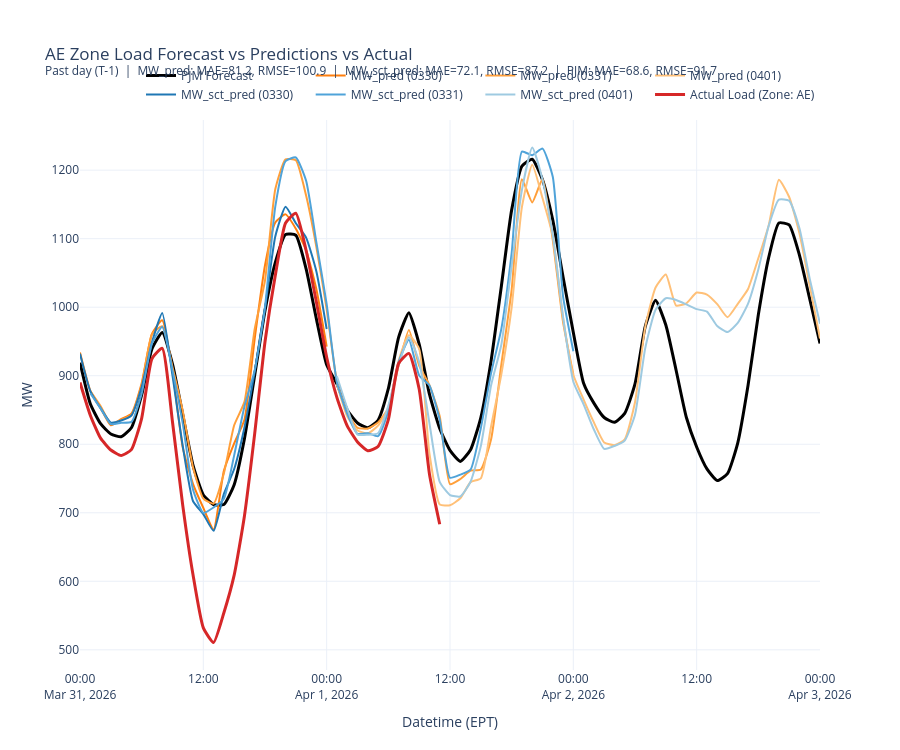
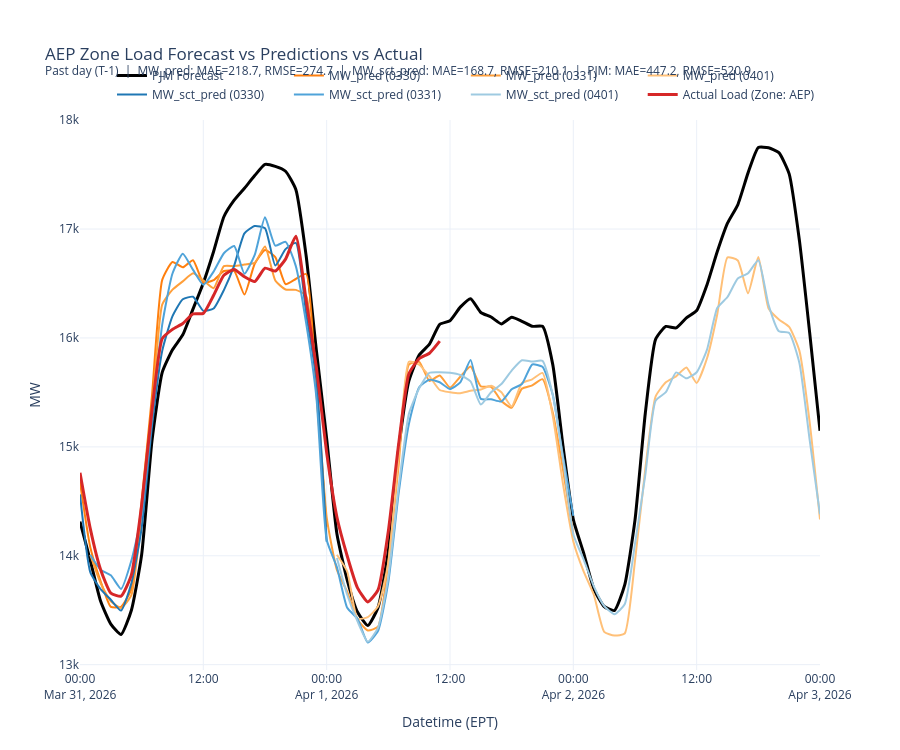
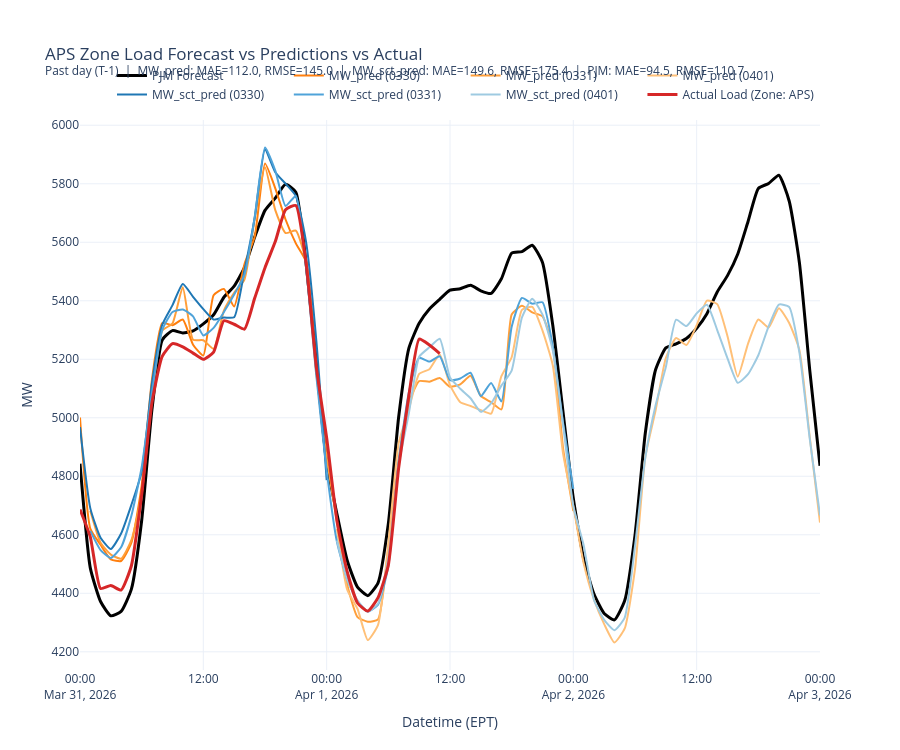
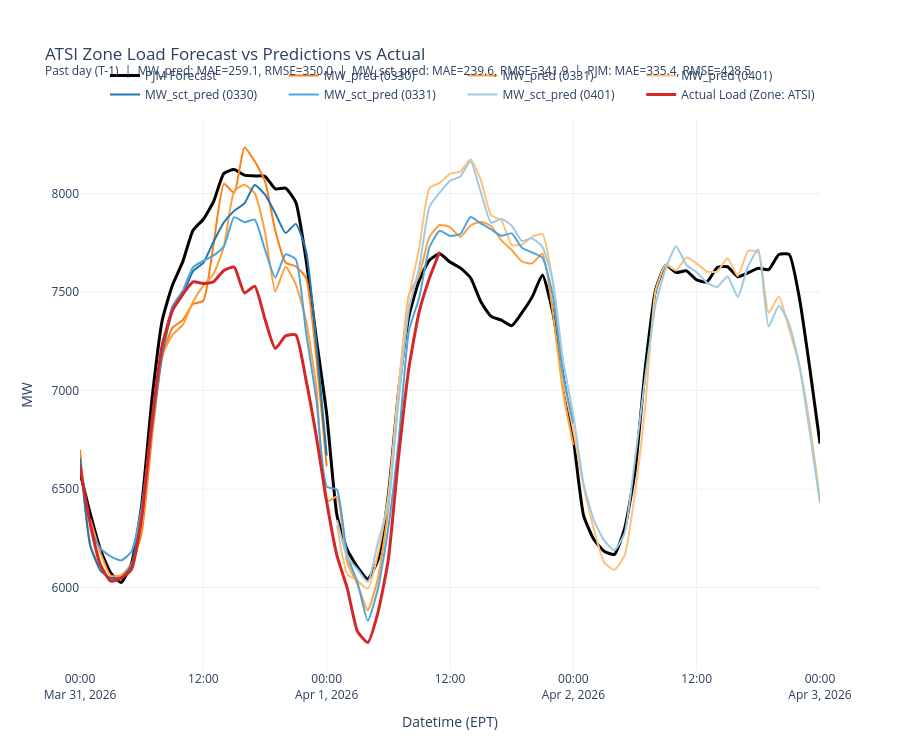

Source (notebook cell) for these figures, in order:
### Markdown cell above
## All zone

### Code cell
sm_fct = 0.5  # smoothing

today = (pd.Timestamp.today() - pd.Timedelta(days=offset)).normalize()

cut_d1_start = today - pd.Timedelta(days=1)                           # T-1 00:00:00
cut_d1_end   = today - pd.Timedelta(seconds=1)                        # T-1 23:59:59
cut_d2_start = today                                                  # T 00:00:00
cut_d2_end   = today + pd.Timedelta(days=1) - pd.Timedelta(seconds=1) # T 23:59:59
cut_d3_start = today + pd.Timedelta(days=1)                           # T+1 00:00:00


def calc_mae_rmse(df, pred_col, actual_col="load_mw_hourly_avg"):
    tmp = df[[pred_col, actual_col]].dropna().copy()
    if tmp.empty:
        return np.nan, np.nan
    err = tmp[pred_col] - tmp[actual_col]
    mae = np.abs(err).mean()
    rmse = np.sqrt((err ** 2).mean())
    return mae, rmse


all_areas = sorted(hourly_load_0["area"].dropna().unique())

for selected_area in all_areas:
    # Filter actuals
    actual_zone = (
        hourly_load_0[
            (hourly_load_0["area"] == selected_area) &
            (
                hourly_load_0["datetime_ending_ept"] >=
                ((pd.Timestamp.today() - pd.Timedelta(days=offset)).normalize() - pd.Timedelta(days=1))
            )
        ]
        .sort_values("datetime_ending_ept")
        .copy()
    )

    actual_d1 = actual_zone[
        (actual_zone["datetime_ending_ept"] >= cut_d1_start) &
        (actual_zone["datetime_ending_ept"] <= cut_d1_end)
    ][["datetime_ending_ept", "load_mw_hourly_avg"]].copy()

    # Filter prediction data
    zp2 = zone_pred_2[zone_pred_2["area"] == selected_area].copy()
    zp1 = zone_pred_1[zone_pred_1["area"] == selected_area].copy()
    zp0 = zone_pred_0[zone_pred_0["area"] == selected_area].copy()

    zs2 = zone_sector_2[zone_sector_2["area"] == selected_area].copy()
    zs1 = zone_sector_1[zone_sector_1["area"] == selected_area].copy()
    zs0 = zone_sector_0[zone_sector_0["area"] == selected_area].copy()

    # Build stitched PJM forecast
    forecast_part1 = zp2[
        (zp2["datetime_ending_ept"] >= cut_d1_start) &
        (zp2["datetime_ending_ept"] <= cut_d1_end)
    ][["datetime_ending_ept", "forecast_load_mw"]]

    forecast_part2 = zp1[
        (zp1["datetime_ending_ept"] >= cut_d2_start) &
        (zp1["datetime_ending_ept"] <= cut_d2_end)
    ][["datetime_ending_ept", "forecast_load_mw"]]

    forecast_part3 = zp0[
        zp0["datetime_ending_ept"] >= cut_d3_start
    ][["datetime_ending_ept", "forecast_load_mw"]]

    forecast_combined = pd.concat(
        [forecast_part1, forecast_part2, forecast_part3],
        ignore_index=True
    ).sort_values("datetime_ending_ept")

    # trim display series
    zp2 = zp2[zp2["datetime_ending_ept"] >= cut_d1_start].copy()
    zs2 = zs2[zs2["datetime_ending_ept"] >= cut_d1_start].copy()

    # Metrics for first (past) day only: T-1
    zp2_d1 = zp2[
        (zp2["datetime_ending_ept"] >= cut_d1_start) &
        (zp2["datetime_ending_ept"] <= cut_d1_end)
    ][["datetime_ending_ept", "MW_pred"]].copy()

    zs2_d1 = zs2[
        (zs2["datetime_ending_ept"] >= cut_d1_start) &
        (zs2["datetime_ending_ept"] <= cut_d1_end)
    ][["datetime_ending_ept", "total_MW_pred"]].copy()

    pjm_d1 = forecast_part1.copy()

    # align each prediction with actuals by timestamp
    eval_mw = actual_d1.merge(zp2_d1, on="datetime_ending_ept", how="left")
    eval_sct = actual_d1.merge(zs2_d1, on="datetime_ending_ept", how="left")
    eval_pjm = actual_d1.merge(pjm_d1, on="datetime_ending_ept", how="left")

    mae_mw, rmse_mw = calc_mae_rmse(eval_mw, "MW_pred")
    mae_sct, rmse_sct = calc_mae_rmse(eval_sct, "total_MW_pred")
    mae_pjm, rmse_pjm = calc_mae_rmse(eval_pjm, "forecast_load_mw")

    metrics_text = (
        f"Past day (T-1)  |  "
        f"MW_pred: MAE={mae_mw:.1f}, RMSE={rmse_mw:.1f}  |  "
        f"MW_sct_pred: MAE={mae_sct:.1f}, RMSE={rmse_sct:.1f}  |  "
        f"PJM: MAE={mae_pjm:.1f}, RMSE={rmse_pjm:.1f}"
    )

    # Plot
    fig = go.Figure()

    fig.add_trace(go.Scatter(
        x=forecast_combined["datetime_ending_ept"],
        y=forecast_combined["forecast_load_mw"],
        mode="lines",
        name="PJM Forecast",
        line=dict(width=3, shape="spline", smoothing=sm_fct, color="#000000")
    ))

    fig.add_trace(go.Scatter(
        x=zp2["datetime_ending_ept"],
        y=zp2["MW_pred"],
        mode="lines",
        name=f"MW_pred ({fmt_mmdd(d2)})",
        line=dict(width=2, shape="spline", smoothing=sm_fct, color="#ff7f0e")
    ))

    fig.add_trace(go.Scatter(
        x=zp1["datetime_ending_ept"],
        y=zp1["MW_pred"],
        mode="lines",
        name=f"MW_pred ({fmt_mmdd(d1)})",
        line=dict(width=2, shape="spline", smoothing=sm_fct, color="#ff9f3a")
    ))

    fig.add_trace(go.Scatter(
        x=zp0["datetime_ending_ept"],
        y=zp0["MW_pred"],
        mode="lines",
        name=f"MW_pred ({fmt_mmdd(d0)})",
        line=dict(width=2, shape="spline", smoothing=sm_fct, color="#ffc078")
    ))

    fig.add_trace(go.Scatter(
        x=zs2["datetime_ending_ept"],
        y=zs2["total_MW_pred"],
        mode="lines",
        name=f"MW_sct_pred ({fmt_mmdd(d2)})",
        line=dict(width=2, shape="spline", smoothing=sm_fct, color="#1f77b4")
    ))

    fig.add_trace(go.Scatter(
        x=zs1["datetime_ending_ept"],
        y=zs1["total_MW_pred"],
        mode="lines",
        name=f"MW_sct_pred ({fmt_mmdd(d1)})",
        line=dict(width=2, shape="spline", smoothing=sm_fct, color="#4fa3d9")
    ))

    fig.add_trace(go.Scatter(
        x=zs0["datetime_ending_ept"],
        y=zs0["total_MW_pred"],
        mode="lines",
        name=f"MW_sct_pred ({fmt_mmdd(d0)})",
        line=dict(width=2, shape="spline", smoothing=sm_fct, color="#9ecae1")
    ))

    fig.add_trace(go.Scatter(
        x=actual_zone["datetime_ending_ept"],
        y=actual_zone["load_mw_hourly_avg"],
        mode="lines",
        name=f"Actual Load (Zone: {selected_area})",
        line=dict(width=3, shape="spline", smoothing=sm_fct, color="#d62728")
    ))

    fig.update_layout(
        title=f"{selected_area} Zone Load Forecast vs Predictions vs Actual<br><sup>{metrics_text}</sup>",
        xaxis_title="Datetime (EPT)",
        yaxis_title="MW",
        template="plotly_white",
        height=750,
        legend=dict(
            orientation="h",
            yanchor="bottom",
            y=1.02,
            xanchor="right",
            x=1
        ),
        margin=dict(t=120)
    )

    fig.show()
